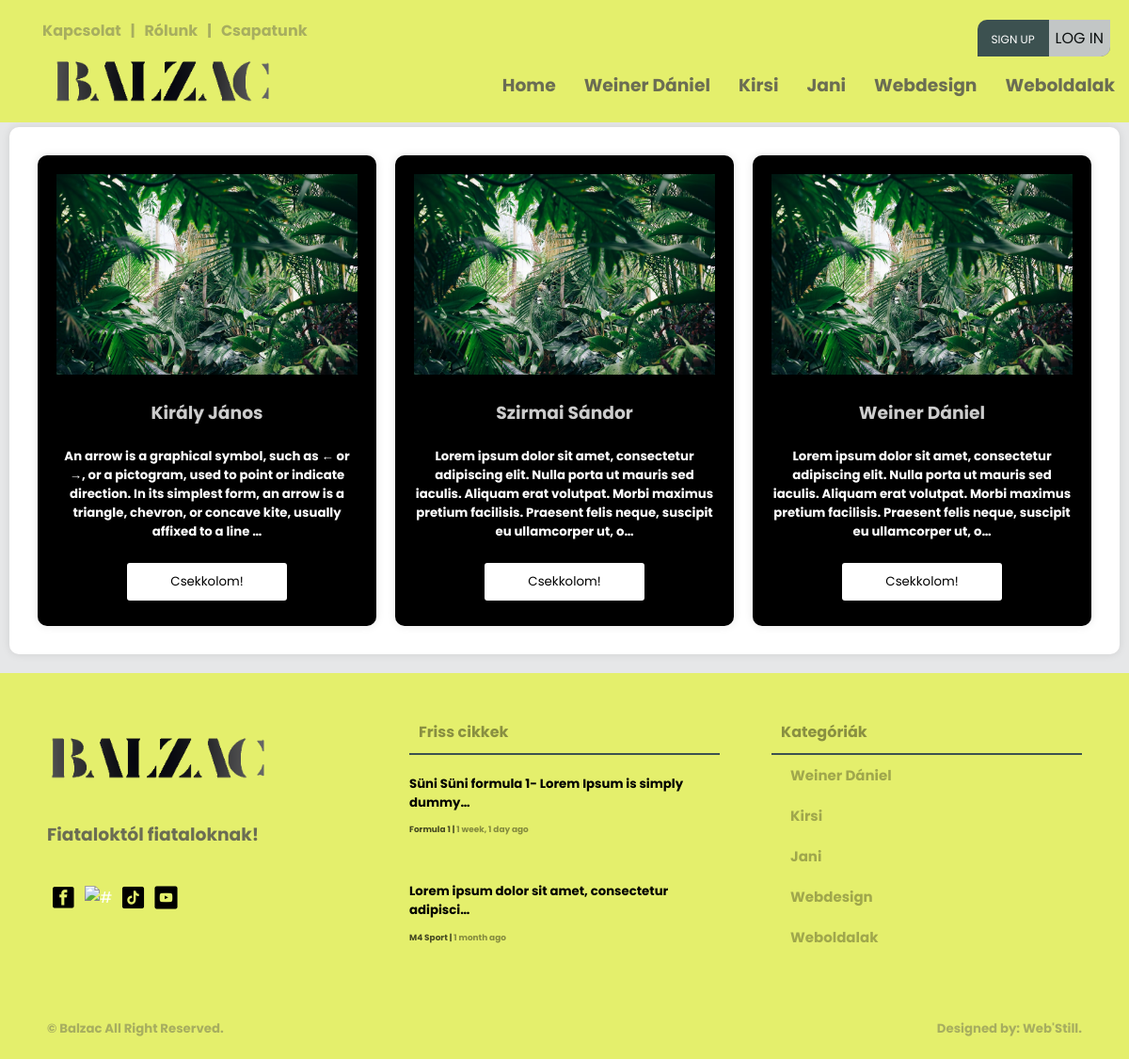
/csapatunk/, run on the app's committed database.
### creationboard/models.py (models this page shows, shortened)
class Category(models.Model):
    user = models.ForeignKey(User, null=True, on_delete=models.CASCADE)
    name = models.CharField(max_length=200)
    class Meta:
        ordering = ['-id']

class Team(models.Model):
    user = models.ForeignKey(User, null=True, on_delete=models.CASCADE)
    name = models.CharField(max_length=200, null=True, blank=False)
    description = models.CharField(max_length=500, null=True, blank=False)
    bio = RichTextUploadingField(null=False, blank=False)
    img = models.ImageField( upload_to="images/", default="images/home9.jpg")
    class Meta:
        ordering = ['-id']

class Article(models.Model):
    user = models.ForeignKey(User, on_delete=models.CASCADE)
    title = models.CharField(max_length=200)
    created = models.DateTimeField(auto_now_add=True, null=True)
    updated = models.DateTimeField(auto_now=True, null=True)
    articletype = models.CharField(null=False, blank=False, max_length=100)
    body = RichTextUploadingField(max_length=1000000) #ez itt lehetne RichTextUploadingField is
    indeximg = models.ImageField(upload_to="images/", default="images/home9.jpg")
    category = models.CharField(max_length=100, null=False, blank=False)
    status = models.CharField(max_length=10, choices=STATUS_CHOICES, default='pending')
    class Meta:
        ordering = ['-created']

### main/views.py (the view)
# urls.py: path('csapatunk/', views.TeamView.as_view(), name='team-index'),
class TeamView(View):
    template_name = "main/team-members.html"
    def get(self, request):
        footarticle = models.Article.objects.filter(status='approved')[0:2]
        navcategory = models.Category.objects.all()[0:5]
        teams = models.Team.objects.all()[0:9]
        context = {'category2': navcategory, 'article4': footarticle, 'teams': teams}
        return render(request, self.template_name, context)

### templates/main/team-members.html (shortened to what this page needs)
{% load static %}
<!DOCTYPE html>
<html>
<head>
	<link rel="stylesheet" type="text/css" href="{% static 'main/style.css' %}">
</head>
<body>
	{% include 'main/navbar.html' %}
	<main>
		<div class="wrapper">
			<div class="card-06 mb-3">
				{% for team in teams %}
				<div class="card-07"><a href="{% url 'munkatars' team.id %}">
					<div class="team-img">
						<img src="{{team.img.url}}" alt="#">
						<h3 class="white" align="center">{{ team.name }}</h3>
						<h5 class="white" align="center">{{ team.description|truncatechars:200 }}</h5>
						<p align="center"><button class="check-member-btn" href="{% url 'munkatars' team.id %}">Csekkolom!</button><p></a>
					</div>
				</div>
				{% endfor %}
	</main>
	{% include 'main/footer.html' %}
</body>
</html>

### templates/main/navbar.html (shortened to what this page needs)
{% load static %}
<div class="screen-big">
<nav>
    <div class="nav-one nav-flex">
        <div class="left flex">
            <ul class="top-header mt-0">
                <li><a href="{% url 'contact-us' %}"><h4>Kapcsolat</h4></a></li>
                <li><h4>|</h4></li>
                <li><a href="{% url 'about-us' %}"><h4>Rólunk</h4></a></li>
                <li><h4>|</h4></li>
                <li><a href="{% url 'team-index' %}"><h4>Csapatunk</h4></a></li>
            </ul>
        </div>
        <div class="right flex">
                <ul class="top-header">
                    {% if request.user.is_authenticated %}
                    <li>
                        <div class="header-profile-pic">
                            <div class="pic">
                                <span class="material-symbols-outlined">account_circle</span>
                            </div>
                            <div class="header-profile-info">
                                <h4><a href="{% url 'profile-page' request.user.username %}">@{{ request.user }}</a></h4>
                                <h6><a href=""><span class="material-symbols-outlined">mail_lock</span>{{ request.user.email }}</a></h6>
                            </div>
                        </div>
                    </li>
                    <!--<li><h4><a href="{% url 'profile-page' request.user.username %}">Hello, @{{ request.user }}</a></h4></li>
                    <li><h4>|</h4></li>
                    <li><h4><a href="{% url 'logout' %}"><span class="material-symbols-outlined">logout</span>Kijelentkezés</a></h4></li>-->
                    {% else %}
                    <ul class="foot-icon-margin pd-0">
                        <li class="signup-or-login"><a href="{% url 'register' %}" class="sign-up">Sign up</a><a href="{% url 'login' %}"><button class="login-btn">Log in</button></a></li>
                    </ul>
                    {% endif %}
                </ul>
        </div>
    </div>
    <div class="nav-two nav-flex">
        <div class="left flex">
            <ul>
                <a href="{% url 'index' %}"><li><img src="{% static 'main/pics/logo.png' %}" class="logo-img" alt="#" /></li>
            </ul>
        </div>
        <div class="right">
            <div class="social media">
                <ul>
                    <li><a href="{% url 'index' %}"><h3>Home</h3></a></li>
                    {% for category in category2 %}
                        <li><a href="{% url 'article-page' category.name %}"><h3>{{ category.name }}</h3></a></li>
                    {% endfor %}
                </ul>
            </div>
        </div>
    </div>
</nav>
</div>

### templates/main/footer.html
{% load static %}
<footer>
    <div class="footer">
        <div class="footer-cols footer-firts">
            <div class="col-01">
                <ul class="pd-0">
                    <a href="{% url 'index' %}"><li><img src="{% static 'main/pics/logo.png' %}" class="logo-img" alt="#" /></li>
                </ul>
                <h3>Fiataloktól fiataloknak!</h3>
                <ul class="foot-icon-margin pd-0">
                    <a href="https://www.facebook.com/profile.php?id=100090612766620" target="blank"><li><img src="{% static 'main/pics/facebook.png' %}" class="icon-img" alt="#" target="blank" /></a></li>
                    <a href="https://www.instagram.com/balzacponthu/" target="blank"><li><img src="{% static 'main/pics/instagram.png' %}" class="icon-img" alt="#" /></li></a>
                    <a href="https://www.tiktok.com/@balzac.ujsag" target="blank"><li><img src="{% static 'main/pics/tiktok.png' %}" class="icon-img" alt="#" /></li></a>
                    <a href="https://www.youtube.com/@balzacujsag" target="blank"><li><img src="{% static 'main/pics/youtube.png' %}" class="icon-img" alt="#" /></li></a>
                </ul>
            </div>
            <div class="col-02">
                <div class="box-title">
                    <h4 class="txt-black">Friss cikkek<h4>
                </div>
                {% for article in article4 %}
                <ul class="pd-0">
                    <li><a href="{% url 'article' article.id %}" class="footer-article-text">
                        <h5 class="mt-1 mb-1">{{ article.title|truncatechars:49 }}</h5>
                        <h6 class="m-0">{{ article.body|truncatechars:30|safe }}</h6>
                        <small class="black"><span><a href="{% url 'article-page' article.category %}" class="black">{{ article.category }} </a></span>  |  <span><a class="black"> {{ article.created|timesince }} ago</a></span></small>
                    </a></li>
                </ul>
                {% endfor %}
            </div>
            <div class="col-03">
                <div class="box-title">
                    <h4 class="txt-black">Kategóriák<h4>
                </div>
                <div class="box-categories">
                    <ul>
                        {% for category in category2 %}
                        <li><a href="{% url 'article-page' category.name %}" class="txt-black">{{ category.name }}</a></li>
                        {% endfor %}
                    </ul>
                </div>
            </div>
        </div>
        <div class="footer-second">
            <div>
                <h5><a href="#"> &copy; Balzac</a> All Right Reserved.<h5>
            </div>
            <div>
                <h5><a href="">Designed by: Web'Still.</a><h5>
            </div>
        </div>
    </div>
</footer>

### data on the page
Category: name "Weiner Dániel"
Category: name "Kirsi"
Category: name "Jani"
Category: name "Webdesign"
Category: name "Weboldalak"
Team: img (picture), name "Király János", description "An arrow is a graphical symbol, such as ← or →, or a pictogram, used to point or indicate direction. In its simplest form, an arrow is a triangle, chevron, or concave kite, usually affixed to a line …"
Team: img (picture), name "Szirmai Sándor", description "Lorem ipsum dolor sit amet, consectetur adipiscing elit. Nulla porta ut mauris sed iaculis. Aliquam erat volutpat. Morbi maximus pretium facilisis. Praesent felis neque, suscipit eu ullamcorper ut, o…"
Team: img (picture), name "Weiner Dániel", description "Lorem ipsum dolor sit amet, consectetur adipiscing elit. Nulla porta ut mauris sed iaculis. Aliquam erat volutpat. Morbi maximus pretium facilisis. Praesent felis neque, suscipit eu ullamcorper ut, o…"
Article: title "Süni Süni formula 1- Lorem Ipsum is simply dummy…", category "Formula 1", created "1 week, 1 day"
Article: title "Lorem ipsum dolor sit amet, consectetur adipisci…", category "M4 Sport", created "1 month"
